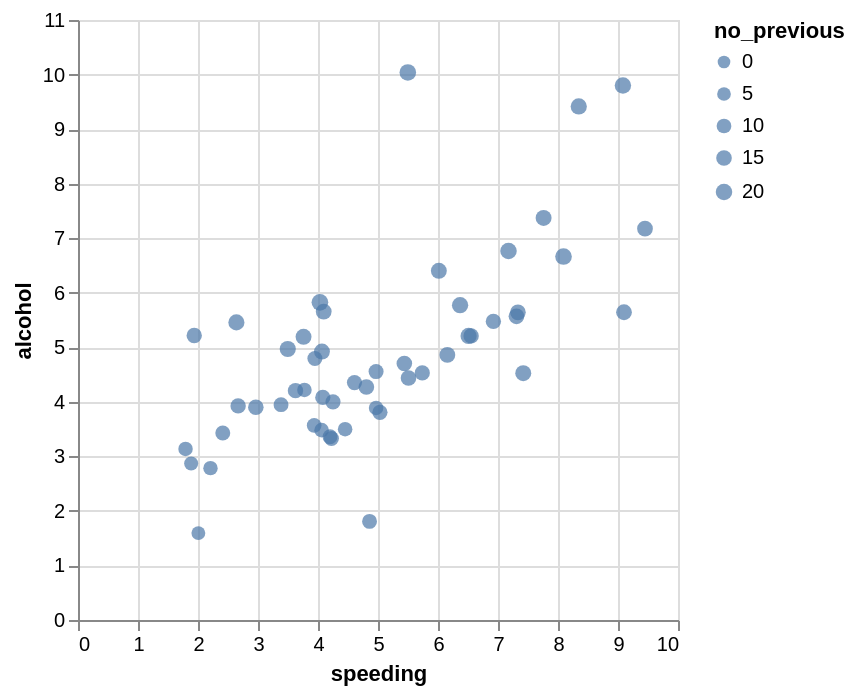

The notebook cell saved with this chart:
### Code cell
alt.Chart(df_crashes).mark_circle().encode(
    x='speeding',
    y='alcohol',
    size = alt.Size('no_previous', scale=alt.Scale(range=[40,70]))
)

### Figure 1 — Vega-Lite specification as saved in the notebook (floating-point values rounded to 4 significant figures)
{"config": {"view": {"continuousWidth": 300, "continuousHeight": 300}}, "data": {"name": "data-b5e531f5010d38bb5235514d8113a216"}, "mark": {"type": "circle"}, "encoding": {"size": {"field": "no_previous", "scale": {"range": [40, 70]}, "type": "quantitative"}, "x": {"field": "speeding", "type": "quantitative"}, "y": {"field": "alcohol", "type": "quantitative"}}, "$schema": "https://vega.github.io/schema/vega-lite/v6.4.1.json", "datasets": {"data-b5e531f5010d38bb5235514d8113a216": [{"total": 18.8, "speeding": 7.332, "alcohol": 5.64, "not_distracted": 18.05, "no_previous": 15.04, "ins_premium": 784.5, "ins_losses": 145.1, "abbrev": "AL"}, {"total": 18.1, "speeding": 7.421, "alcohol": 4.525, "not_distracted": 16.29, "no_previous": 17.01, "ins_premium": 1053.0, "ins_losses": 133.9, "abbrev": "AK"}, {"total": 18.6, "speeding": 6.51, "alcohol": 5.208, "not_distracted": 15.62, "no_previous": 17.86, "ins_premium": 899.5, "ins_losses": 110.3, "abbrev": "AZ"}, {"total": 22.4, "speeding": 4.032, "alcohol": 5.824, "not_distracted": 21.06, "no_previous": 21.28, "ins_premium": 827.3, "ins_losses": 142.4, "abbrev": "AR"}, {"total": 12.0, "speeding": 4.2, "alcohol": 3.36, "not_distracted": 10.92, "no_previous": 10.68, "ins_premium": 878.4, "ins_losses": 165.6, "abbrev": "CA"}, {"total": 13.6, "speeding": 5.032, "alcohol": 3.808, "not_distracted": 10.74, "no_previous": 12.92, "ins_premium": 835.5, "ins_losses": 139.9, "abbrev": "CO"}, {"total": 10.8, "speeding": 4.968, "alcohol": 3.888, "not_distracted": 9.396, "no_previous": 8.856, "ins_premium": 1069.0, "ins_losses": 167.0, "abbrev": "CT"}, {"total": 16.2, "speeding": 6.156, "alcohol": 4.86, "not_distracted": 14.09, "no_previous": 16.04, "ins_premium": 1138.0, "ins_losses": 151.5, "abbrev": "DE"}, {"total": 5.9, "speeding": 2.006, "alcohol": 1.593, "not_distracted": 5.9, "no_previous": 5.9, "ins_premium": 1274.0, "ins_losses": 136.1, "abbrev": "DC"}, {"total": 17.9, "speeding": 3.759, "alcohol": 5.191, "not_distracted": 16.47, "no_previous": 16.83, "ins_premium": 1160.0, "ins_losses": 144.2, "abbrev": "FL"}, {"total": 15.6, "speeding": 2.964, "alcohol": 3.9, "not_distracted": 14.82, "no_previous": 14.51, "ins_premium": 913.1, "ins_losses": 142.8, "abbrev": "GA"}, {"total": 17.5, "speeding": 9.45, "alcohol": 7.175, "not_distracted": 14.35, "no_previous": 15.22, "ins_premium": 861.2, "ins_losses": 120.9, "abbrev": "HI"}, {"total": 15.3, "speeding": 5.508, "alcohol": 4.437, "not_distracted": 13.01, "no_previous": 14.99, "ins_premium": 642.0, "ins_losses": 82.75, "abbrev": "ID"}, {"total": 12.8, "speeding": 4.608, "alcohol": 4.352, "not_distracted": 12.03, "no_previous": 12.29, "ins_premium": 803.1, "ins_losses": 139.2, "abbrev": "IL"}, {"total": 14.5, "speeding": 3.625, "alcohol": 4.205, "not_distracted": 13.78, "no_previous": 13.78, "ins_premium": 710.5, "ins_losses": 108.9, "abbrev": "IN"}, {"total": 15.7, "speeding": 2.669, "alcohol": 3.925, "not_distracted": 15.23, "no_previous": 13.66, "ins_premium": 649.1, "ins_losses": 114.5, "abbrev": "IA"}, {"total": 17.8, "speeding": 4.806, "alcohol": 4.272, "not_distracted": 13.71, "no_previous": 15.13, "ins_premium": 780.5, "ins_losses": 133.8, "abbrev": "KS"}, {"total": 21.4, "speeding": 4.066, "alcohol": 4.922, "not_distracted": 16.69, "no_previous": 16.26, "ins_premium": 872.5, "ins_losses": 137.1, "abbrev": "KY"}, {"total": 20.5, "speeding": 7.175, "alcohol": 6.765, "not_distracted": 14.96, "no_previous": 20.09, "ins_premium": 1282.0, "ins_losses": 194.8, "abbrev": "LA"}, {"total": 15.1, "speeding": 5.738, "alcohol": 4.53, "not_distracted": 13.14, "no_previous": 12.68, "ins_premium": 661.9, "ins_losses": 96.57, "abbrev": "ME"}, {"total": 12.5, "speeding": 4.25, "alcohol": 4.0, "not_distracted": 8.875, "no_previous": 12.38, "ins_premium": 1049.0, "ins_losses": 192.7, "abbrev": "MD"}, {"total": 8.2, "speeding": 1.886, "alcohol": 2.87, "not_distracted": 7.134, "no_previous": 6.56, "ins_premium": 1011.0, "ins_losses": 135.6, "abbrev": "MA"}, {"total": 14.1, "speeding": 3.384, "alcohol": 3.948, "not_distracted": 13.39, "no_previous": 10.86, "ins_premium": 1111.0, "ins_losses": 152.3, "abbrev": "MI"}, {"total": 9.6, "speeding": 2.208, "alcohol": 2.784, "not_distracted": 8.448, "no_previous": 8.448, "ins_premium": 777.2, "ins_losses": 133.3, "abbrev": "MN"}, {"total": 17.6, "speeding": 2.64, "alcohol": 5.456, "not_distracted": 1.76, "no_previous": 17.6, "ins_premium": 896.1, "ins_losses": 155.8, "abbrev": "MS"}, {"total": 16.1, "speeding": 6.923, "alcohol": 5.474, "not_distracted": 14.81, "no_previous": 13.52, "ins_premium": 790.3, "ins_losses": 144.4, "abbrev": "MO"}, {"total": 21.4, "speeding": 8.346, "alcohol": 9.416, "not_distracted": 17.98, "no_previous": 18.19, "ins_premium": 816.2, "ins_losses": 85.15, "abbrev": "MT"}, {"total": 14.9, "speeding": 1.937, "alcohol": 5.215, "not_distracted": 13.86, "no_previous": 13.41, "ins_premium": 732.3, "ins_losses": 114.8, "abbrev": "NE"}, {"total": 14.7, "speeding": 5.439, "alcohol": 4.704, "not_distracted": 13.96, "no_previous": 14.55, "ins_premium": 1030.0, "ins_losses": 138.7, "abbrev": "NV"}, {"total": 11.6, "speeding": 4.06, "alcohol": 3.48, "not_distracted": 10.09, "no_previous": 9.628, "ins_premium": 746.5, "ins_losses": 120.2, "abbrev": "NH"}, {"total": 11.2, "speeding": 1.792, "alcohol": 3.136, "not_distracted": 9.632, "no_previous": 8.736, "ins_premium": 1302.0, "ins_losses": 159.8, "abbrev": "NJ"}, {"total": 18.4, "speeding": 3.496, "alcohol": 4.968, "not_distracted": 12.33, "no_previous": 18.03, "ins_premium": 869.9, "ins_losses": 120.8, "abbrev": "NM"}, {"total": 12.3, "speeding": 3.936, "alcohol": 3.567, "not_distracted": 10.82, "no_previous": 9.84, "ins_premium": 1234.0, "ins_losses": 150.0, "abbrev": "NY"}, {"total": 16.8, "speeding": 6.552, "alcohol": 5.208, "not_distracted": 15.79, "no_previous": 13.61, "ins_premium": 708.2, "ins_losses": 127.8, "abbrev": "NC"}, {"total": 23.9, "speeding": 5.497, "alcohol": 10.04, "not_distracted": 23.66, "no_previous": 20.55, "ins_premium": 688.8, "ins_losses": 109.7, "abbrev": "ND"}, {"total": 14.1, "speeding": 3.948, "alcohol": 4.794, "not_distracted": 13.96, "no_previous": 11.56, "ins_premium": 697.7, "ins_losses": 133.5, "abbrev": "OH"}, {"total": 19.9, "speeding": 6.368, "alcohol": 5.771, "not_distracted": 18.31, "no_previous": 18.71, "ins_premium": 881.5, "ins_losses": 178.9, "abbrev": "OK"}, {"total": 12.8, "speeding": 4.224, "alcohol": 3.328, "not_distracted": 8.576, "no_previous": 11.52, "ins_premium": 804.7, "ins_losses": 104.6, "abbrev": "OR"}, {"total": 18.2, "speeding": 9.1, "alcohol": 5.642, "not_distracted": 17.47, "no_previous": 16.02, "ins_premium": 906.0, "ins_losses": 153.9, "abbrev": "PA"}, {"total": 11.1, "speeding": 3.774, "alcohol": 4.218, "not_distracted": 10.21, "no_previous": 8.769, "ins_premium": 1149.0, "ins_losses": 148.6, "abbrev": "RI"}, {"total": 23.9, "speeding": 9.082, "alcohol": 9.799, "not_distracted": 22.94, "no_previous": 19.36, "ins_premium": 859.0, "ins_losses": 116.3, "abbrev": "SC"}, {"total": 19.4, "speeding": 6.014, "alcohol": 6.402, "not_distracted": 19.01, "no_previous": 16.68, "ins_premium": 669.3, "ins_losses": 96.87, "abbrev": "SD"}, {"total": 19.5, "speeding": 4.095, "alcohol": 5.655, "not_distracted": 15.99, "no_previous": 15.79, "ins_premium": 767.9, "ins_losses": 155.6, "abbrev": "TN"}, {"total": 19.4, "speeding": 7.76, "alcohol": 7.372, "not_distracted": 17.65, "no_previous": 16.88, "ins_premium": 1005.0, "ins_losses": 156.8, "abbrev": "TX"}, {"total": 11.3, "speeding": 4.859, "alcohol": 1.808, "not_distracted": 9.944, "no_previous": 10.85, "ins_premium": 809.4, "ins_losses": 109.5, "abbrev": "UT"}, {"total": 13.6, "speeding": 4.08, "alcohol": 4.08, "not_distracted": 13.06, "no_previous": 12.92, "ins_premium": 716.2, "ins_losses": 109.6, "abbrev": "VT"}, {"total": 12.7, "speeding": 2.413, "alcohol": 3.429, "not_distracted": 11.05, "no_previous": 11.18, "ins_premium": 769.0, "ins_losses": 153.7, "abbrev": "VA"}, {"total": 10.6, "speeding": 4.452, "alcohol": 3.498, "not_distracted": 8.692, "no_previous": 9.116, "ins_premium": 890.0, "ins_losses": 111.6, "abbrev": "WA"}, {"total": 23.8, "speeding": 8.092, "alcohol": 6.664, "not_distracted": 23.09, "no_previous": 20.71, "ins_premium": 992.6, "ins_losses": 152.6, "abbrev": "WV"}, {"total": 13.8, "speeding": 4.968, "alcohol": 4.554, "not_distracted": 5.382, "no_previous": 11.59, "ins_premium": 670.3, "ins_losses": 106.6, "abbrev": "WI"}, {"total": 17.4, "speeding": 7.308, "alcohol": 5.568, "not_distracted": 14.09, "no_previous": 15.66, "ins_premium": 791.1, "ins_losses": 122.0, "abbrev": "WY"}]}}
